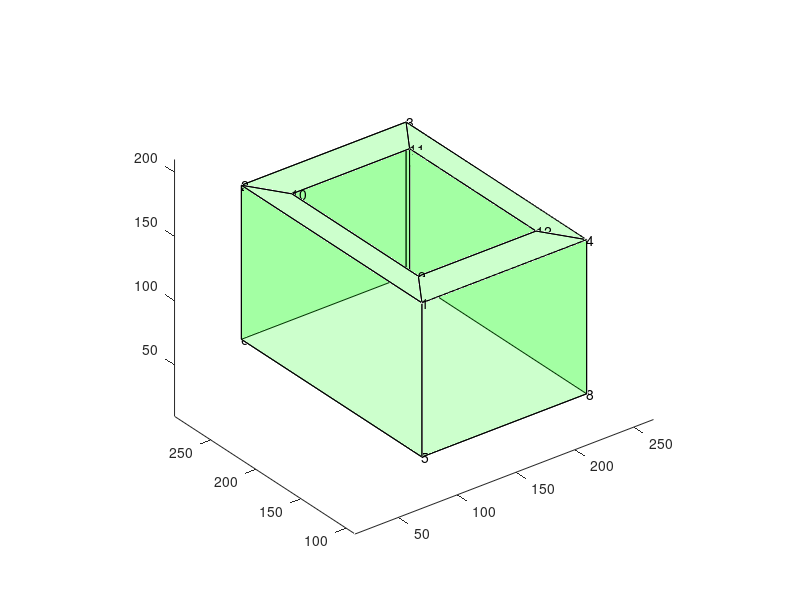

This chart was generated by the following MATLAB code:
o1=[70 90 170];
o2=[70 290 170];
o3=[210 290 170];
o4=[210 90 170];
o5=[70 90 50];
o6=[70 290 50];
o7=[210 290 50];
o8=[210 90 50];
o9=[90 120 170];
o10=[90 260 170];
o11=[190 260 170];
o12=[190 120 170];
o13=[90 120 70];
o14=[90 260 70];
o15=[190 260 70];
o16=[190 120 70];
% 顶点
vertices = [o1;o2;o3;o4;o5;o6;o7;o8;o9;o10;o11;o12;o13;o14;o15;o16];
% 面
faces = [1 4 12 9;
    1 2 10 9;
    2 3 11 10;
    4 3 11 12;
    4 8 7 3;
    3 7 6 2;
    2 6 5 1;
    1 5 8 4;
    12 9 13 16;
    9 13 14 10;
    10 14 15 11;
    11 15 16 12;
    8 7 6 5];
for i = 1 : 13
    h = patch(vertices(faces(i,:),1),vertices(faces(i,:),2),vertices(faces(i,:),3),'g');
    set(h,'facealpha',0.2);
end
axis equal
for i = 1 : 16
    text(vertices(i,1),vertices(i,2),vertices(i,3),num2str(i));
end
view(3);